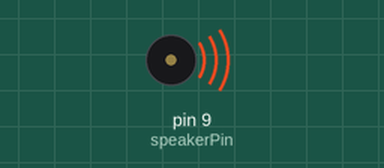
This sketch was run on a simulated Arduino Uno, built with avr-gcc and run on an emulated ATmega328P. Parts: buzzer (waves = sounding).

Above: at 0.3 s.
At 9.82 s:
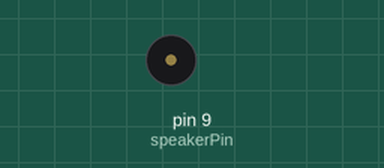
Timing chart, 0 to 12.6 s (numbered marks = the images above):
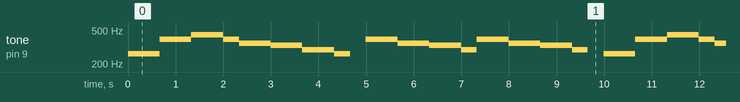

The sketch:

ComplexSound.ino
```cpp
/*
*/

const int speakerPin = 9;
char noteNames[] =     {'C','D','E','F','G','a','b'};
unsigned int frequencies[] = {262,294,330,349,392,440,494};
const byte noteCount = sizeof(noteNames);

char score[] = "CCGGaaGFFEEDDC GGFFEEDGGFFEED CCGGaaGFFEEDDC ";
const byte scoreLen = sizeof(score);

void setup() {
}

void loop() {
  for (int i = 0; i < scoreLen; i++) {
    int duration = 333;
    playNote(score[i], duration);
  }
  delay(4000);
}

void playNote(char note, int duration) {

  for (int i = 0; i < noteCount; i++) {

    if (noteNames[i] == note)
      tone(speakerPin, frequencies[i], duration);
  }

  delay(duration);
}
```

Measured:
- by itself, tone on pin 9 (speakerPin): plays 262 Hz for 0.67 s, 392 Hz for 0.67 s, 440 Hz for 0.67 s, 392 Hz for 0.33 s, 349 Hz for 0.67 s, 330 Hz for 0.67 s … (167 notes in this stretch)
